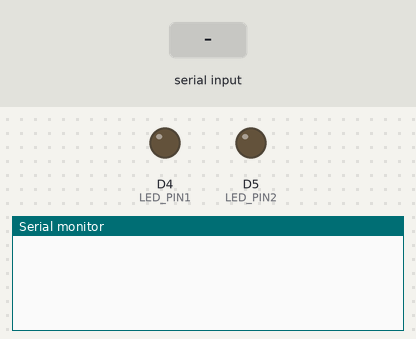
Recording of a sketch running on a simulated ESP8266 (NodeMCU). Parts: output pins drawn as LEDs (lit = HIGH), the last lines printed to the serial monitor. The test bench sets the inputs (shaded band).

Above: at 1.2 s.
1.3 s: "Light1" received over the second serial link
At 3.5 s:
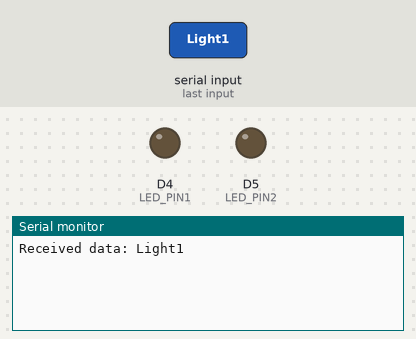
3.8 s: "on" received over the second serial link
At 5.7 s:
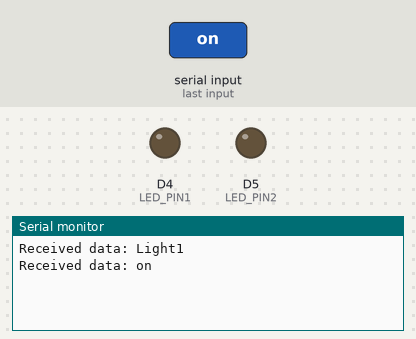
6.3 s: "off" received over the second serial link
At 7.6 s:
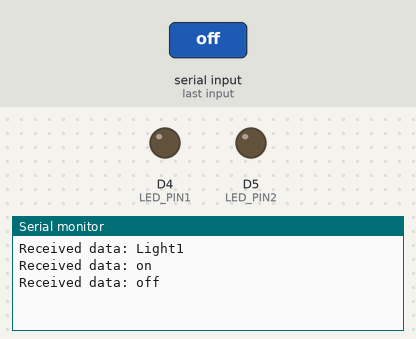

Measured:
- after the input at 1.3 s, the serial monitor: prints a new line after 1.0 s (image 1)
- after the input at 3.8 s, the serial monitor: prints a new line after 1.0 s (image 2)
- after the input at 6.3 s, the serial monitor: prints a new line after 1.0 s (image 3)

The sketch:

Bluetooth-HC05.ino
```cpp
#include <SoftwareSerial.h>
#include <ArduinoJson.h>

#define TX_PIN D7  // chân D7 arduino có chức năng của TX
#define RX_PIN D6  // chân D6 arduino có chức năng của RX
#define LED_PIN1 D4  // chân D4 arduino kết nối với đèn LED 1
#define LED_PIN2 D5  // chân D5 arduino kết nối với đèn LED 2

SoftwareSerial bluetooth(RX_PIN, TX_PIN);  // RX_PIN Arduino nối vào chân TX của HC_06 và TX_PIN Arduino nối với RX của HC_06

void setup() {
  Serial.begin(9600);
  bluetooth.begin(9600);
  pinMode(LED_PIN1, OUTPUT);
  pinMode(LED_PIN2, OUTPUT);
}

void loop() {
  if (bluetooth.available() > 0) {
    String data = bluetooth.readString();
    Serial.println("Received data: " + data);

    // Chuyển đổi dữ liệu JSON thành đối tượng ArduinoJson
    DynamicJsonDocument doc(128);
    deserializeJson(doc, data);

    // Lấy giá trị từ trường "deviceName" và "isOn"
    String deviceName = doc["deviceName"].as<String>();
    String isOn = doc["isOn"].as<String>();

    // Kiểm tra tên thiết bị và thực hiện điều khiển đèn LED tương ứng
    if (deviceName == "Light1") {
      if (isOn == "on") {
        digitalWrite(LED_PIN1, HIGH);  // Bật đèn LED 1
      } else if (isOn == "off") {
        digitalWrite(LED_PIN1, LOW);  // Tắt đèn LED 1
      }
    } else if (deviceName == "Light2") {
      if (isOn == "on") {
        digitalWrite(LED_PIN2, HIGH);  // Bật đèn LED 2
      } else if (isOn == "off") {
        digitalWrite(LED_PIN2, LOW);  // Tắt đèn LED 2
      }
    }
  }
}                      
```
